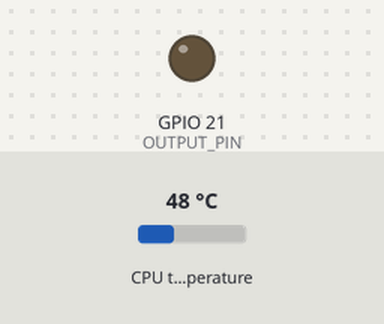
A program run on a simulated Raspberry Pi (BCM pin numbers). Parts: output pins drawn as LEDs (lit = HIGH). The inputs (shaded band) are chosen by the test bench; at power-on: CPU temperature 48 °C.

Above: at 1.2 s.
1.3 s: CPU temperature set to 63 °C
7.3 s: CPU temperature set to 66 °C
At 10.6 s:
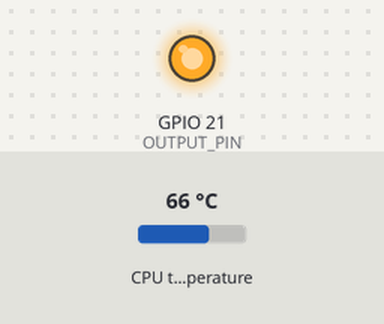
13.3 s: CPU temperature set to 51 °C
19.3 s: CPU temperature set to 48 °C
At 20.8 s:
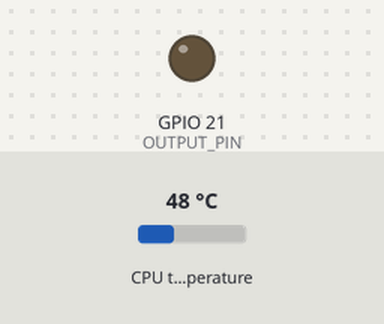
25.3 s: CPU temperature set to 71 °C
At 31.0 s:
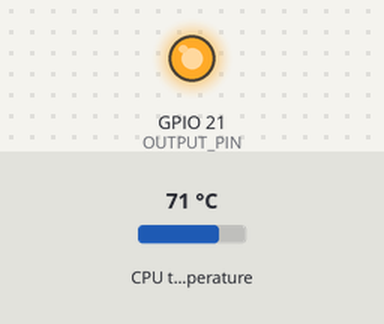
Timing chart, 0 to 32.5 s (numbered marks = the images above; inputs shaded):
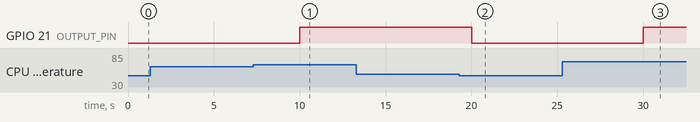

The program:

cooler.py
```python
import threading
from time import sleep
import lgpio as sbc

on = False

OUTPUT_PIN = 21
HighTemp = 65
LowTemp = 50

h = sbc.gpiochip_open(0)
sbc.gpio_claim_output(h, OUTPUT_PIN)


def getCpuTemp():
    tempFile = open("/sys/devices/virtual/thermal/thermal_zone0/temp")
    cpu_temp = tempFile.read()
    tempFile.close()
    return float(cpu_temp) / 1000


def fanSwitch(temp):
    global on, off
    if not(on) and temp >= HighTemp:
        sbc.gpio_write(h, OUTPUT_PIN, 1)
        on = True

    elif on and temp < LowTemp:
        sbc.gpio_write(h, OUTPUT_PIN, 0)
        on = False


try:
    event = threading.Event()
    while True:
        cpuTemp = int(getCpuTemp())
        fanSwitch(cpuTemp)
        event.wait(5)


except KeyboardInterrupt:
    sbc.gpiochip_close(h)
    print("Off")
```

Measured:
- the behaviour switches between 64 and 65 °C on CPU temperature (found by bisection; images 0 and 1)
- the behaviour switches between 50 and 49 °C on CPU temperature (found by bisection; images 1 and 2)
- after the input at 1.3 s, every drawn part: stays the same
- after the input at 7.3 s, GPIO 21 (OUTPUT_PIN): LOW → HIGH after 2.7 s
- after the input at 13.3 s, every drawn part: stays the same
- after the input at 19.3 s, GPIO 21 (OUTPUT_PIN): HIGH → LOW after 0.71 s
- after the input at 25.3 s, GPIO 21 (OUTPUT_PIN): LOW → HIGH after 4.7 s
